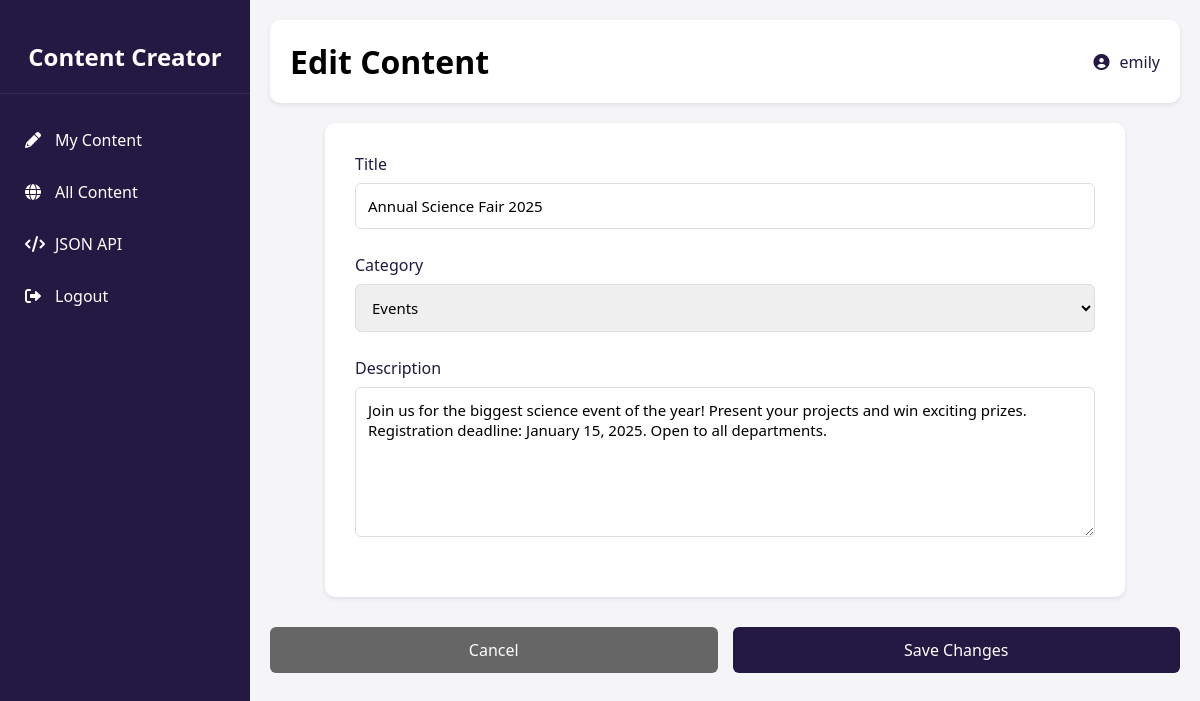
Screenshot of /edit.php?content_id=1 (signed in) with the database file from the repository.
### tables this page shows
CREATE TABLE IF NOT EXISTS `content` (
                                         `id` int(11) NOT NULL AUTO_INCREMENT,
    `creator_id` int(11) NOT NULL,
    `title` varchar(200) NOT NULL,
    `description` text NOT NULL,
    `image_path` varchar(255) NOT NULL,
    `img_category` varchar(50) NOT NULL,
    `status` enum('pending','approved','rejected') NOT NULL DEFAULT 'pending',
    PRIMARY KEY (`id`),
    KEY `creator_id` (`creator_id`),
    CONSTRAINT `content_ibfk_1` FOREIGN KEY (`creator_id`) REFERENCES `users` (`id`) ON DELETE CASCADE
    );

### edit.php (the view, shortened to what this page needs)
<?php
require "db.php";
$CCName = $_SESSION['username'];
$contentId = $_GET['content_id'] ?? null;
$title = $img_category = $description = "";
if ($contentId) {
    $stmt = $db->prepare("SELECT * FROM content WHERE id = :id");
    $stmt->execute([':id' => $contentId]);
    $content = $stmt->fetch(PDO::FETCH_ASSOC);
    if ($content) {
        $title = $content['title'] ?? 'Untitled';
        $img_category = $content['img_category'] ?? 'general';
        $description = $content['description'] ?? '';
    }
}
?>
<!DOCTYPE html>
<html lang="en">
<head>
    <link href="https://cdnjs.cloudflare.com/ajax/libs/font-awesome/6.0.0/css/all.min.css" rel="stylesheet">
</head>
<body>
<nav class="sidebar">
    <div class="logo">
        Content Creator
    </div>
    <ul class="nav-links">
        <li>
            <a href="contentCreatorDashboard.php" class="nav-item">
                <i class="fas fa-pencil-alt"></i>
                My Content
            </a>
        </li>
        <li>
            <a href="home.php" class="nav-item">
                <i class="fas fa-globe"></i>
                All Content
            </a>
        </li>
        <li>
            <a href="./contentCreatorJson.php" class="nav-item">
                <i class="fas fa-code"></i>
                JSON API
            </a>
        </li>
        <li>
            <a href="logout.php" class="nav-item">
                <i class="fas fa-sign-out-alt"></i>
                Logout
            </a>
        </li>
    </ul>
</nav>
<div class="main-content">
    <div class="header">
        <h1>Edit Content</h1>
        <div class="user-info">
            <i class="fas fa-user-circle"></i>
            <span><?= $CCName ?></span>
        </div>
    </div>
    <div class="form-container">
        <form method="POST" enctype="multipart/form-data">
            <div class="form-group">
                <label for="title">Title</label>
                <input type="text" id="title" name="title" value="<?= htmlspecialchars($title, ENT_QUOTES) ?>" required>
            </div>
            <div class="form-group">
                <label for="category">Category</label>
                <select id="category" name="category" required>
    <option value="events" <?= $img_category === 'events' ? 'selected' : '' ?>>Events</option>
                </select>
            </div>
            <div class="form-group">
                <label for="description">Description</label>
                <textarea id="description" name="description" required><?= htmlspecialchars($description, ENT_QUOTES) ?></textarea>
        </div>
            </div>
            <div class="btn-container">
                <button type="button" onclick="window.location.href='contentCreatorDashboard.php'" class="btn btn-secondary">Cancel</button>
                <button type="submit" class="btn btn-primary">Save Changes</button>
            </div>
    </div>
</body>
</html>

### edit.php (style rules this page uses)
* { margin: 0; padding: 0; box-sizing: border-box; font-family: 'Segoe UI', Tahoma, Geneva, Verdana, sans-serif; }
body { display: flex; min-height: 100vh; background: #f5f5f8; }
.sidebar { width: 250px; background: #231942; color: white; padding: 20px 0; position: fixed; height: 100vh; }
.logo { text-align: center; padding: 20px; font-size: 24px; font-weight: bold; border-bottom: 1px solid #362a55; margin-bottom: 20px; }
.nav-links { list-style: none; }
.nav-item { padding: 15px 25px; cursor: pointer; transition: all 0.3s; display: flex; align-items: center; gap: 10px; color: white; text-decoration: none; }
.nav-item i { width: 20px; }
.main-content { flex: 1; margin-left: 250px; padding: 20px; }
.header { display: flex; justify-content: space-between; align-items: center; padding: 20px; background: white; border-radius: 10px; box-shadow: 0 2px 4px rgba(35,25,66,0.1); margin-bottom: 20px; }
.user-info { display: flex; align-items: center; gap: 10px; color: #231942; }
.form-container { background: white; padding: 30px; border-radius: 10px; box-shadow: 0 2px 4px rgba(35,25,66,0.1); max-width: 800px; margin: 0 auto; }
.form-group { margin-bottom: 25px; }
.form-group label { display: block; margin-bottom: 8px; color: #231942; font-weight: 500; }
.form-group input[type="text"], .form-group textarea, .form-group select { width: 100%; padding: 12px; border: 1px solid #ddd; border-radius: 6px; font-size: 15px; }
.form-group textarea { height: 150px; resize: vertical; }
.btn-container { display: flex; gap: 15px; margin-top: 30px; }
.btn { padding: 12px 24px; border: none; border-radius: 6px; cursor: pointer; font-size: 16px; font-weight: 500; flex: 1; transition: background 0.3s; }
.btn-primary { background: #231942; color: white; }
.btn-secondary { background: #666; color: white; }
a { text-decoration: none; }

### rows the page displays
content: title "Annual Science Fair 2025", category "Events", description "Join us for the biggest science event of the year! Present your projects and win exciting prizes. Registration deadline: January 15, 2025. Open to all departments."

### other values shown
$CCName "emily"
